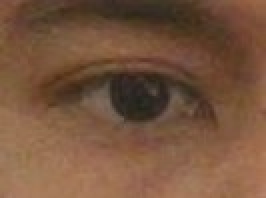
#> input picture eye.jpg, 133 x 99 px (shown 2 times larger)
$ python eyeProcessing.py
#> lines starting #> are read from the running program, lines starting #| are printed output that depends on the picture; after the words box and inside, x2 and y2 are one past the last pixel; in counts of white or black regions, pixels touching at a corner belong together
# Both V value of HSV and grayscale image can be used for object recognition, but the choice depends on the specific application.

# HSV color space is particularly useful when there is a large variation in lighting conditions. Since the V channel in HSV is based on the brightness of the image,
# it is less sensitive to variations in lighting than a grayscale image. So, for object recognition in varying lighting conditions,
#  the V value of the HSV color space may be a better choice.

# On the other hand, if the object of interest has a distinct shape or texture, then a grayscale image may be more effective.
# Grayscale images contain more information about the edges and texture of the object than the V channel in HSV, which only captures brightness.
# So, for object recognition based on shape or texture, a grayscale image may be more appropriate.

import numpy as np
import cv2

def on_change(val):
    binary_image = cv2.threshold(img_upscaled, val, 255, cv2.THRESH_BINARY)[1]
    cv2.imshow('binary image',binary_image)


image = cv2.imread('eye.jpg')
#> image is the input picture: shape (99, 133, 3); mean B, G, R 61.5, 84.7, 119.1

# gray color
imageG = cv2.cvtColor(image, cv2.COLOR_BGR2GRAY )
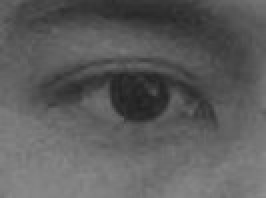
#> imageG: shape (99, 133) (shown 2 times larger); min 32, max 142, mean 92.3
image2 = cv2.cvtColor(image, cv2.COLOR_BGR2HSV )
#> image2: shape (99, 133, 3); mean H, S, V 12.2, 123, 119.1
h, s, v = cv2.split(image2)
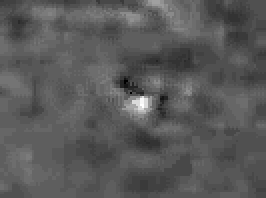
#> h: shape (99, 133) (shown 2 times larger); min 0, max 35, mean 12.2; drawn with min black and max white
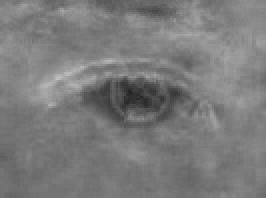
#> s: shape (99, 133) (shown 2 times larger); min 33, max 193, mean 123
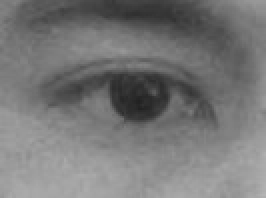
#> v: shape (99, 133) (shown 2 times larger); min 33, max 180, mean 119.1
cv2.imshow('V channel', v)

#upscaling
img_upscaled = cv2.resize(imageG, None, fx=2, fy=2, interpolation=cv2.INTER_CUBIC)

# binary
binary_image = cv2.threshold(img_upscaled, 100, 255, cv2.THRESH_BINARY)[1]
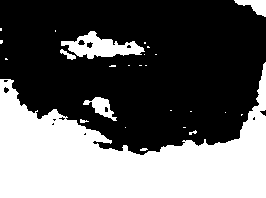
#> binary_image: shape (198, 266); 38.6% white; 26 white regions (19 under 20 px), largest, box (x1, y1, x2, y2) and area: (0, 62, 266, 198) 18388, (61, 31, 145, 59) 1140, (83, 97, 117, 121) 335
cv2.imshow('binary image',binary_image)
cv2.createTrackbar('slider', 'binary image', 0, 255, on_change)
#> slider 'slider' is set to 85

cv2.imshow('gray image upscaled',img_upscaled)

#cv2.imshow('binary image',binary_image)
cv2.waitKey(0)
#> in on_change, `binary_image = cv2.threshold(img_upscaled, val, 255, cv2.THRESH_BINARY..`:
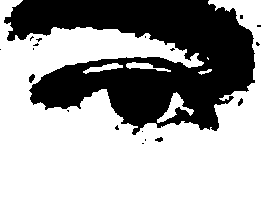
#> binary_image: shape (198, 266); 62.9% white; 19 black regions (15 under 20 px), largest, box (x1, y1, x2, y2) and area: (4, 0, 255, 135) 19330, (29, 74, 35, 83) 36, (155, 137, 163, 142) 27, (238, 98, 243, 106) 25

cv2.destroyAllWindows()
